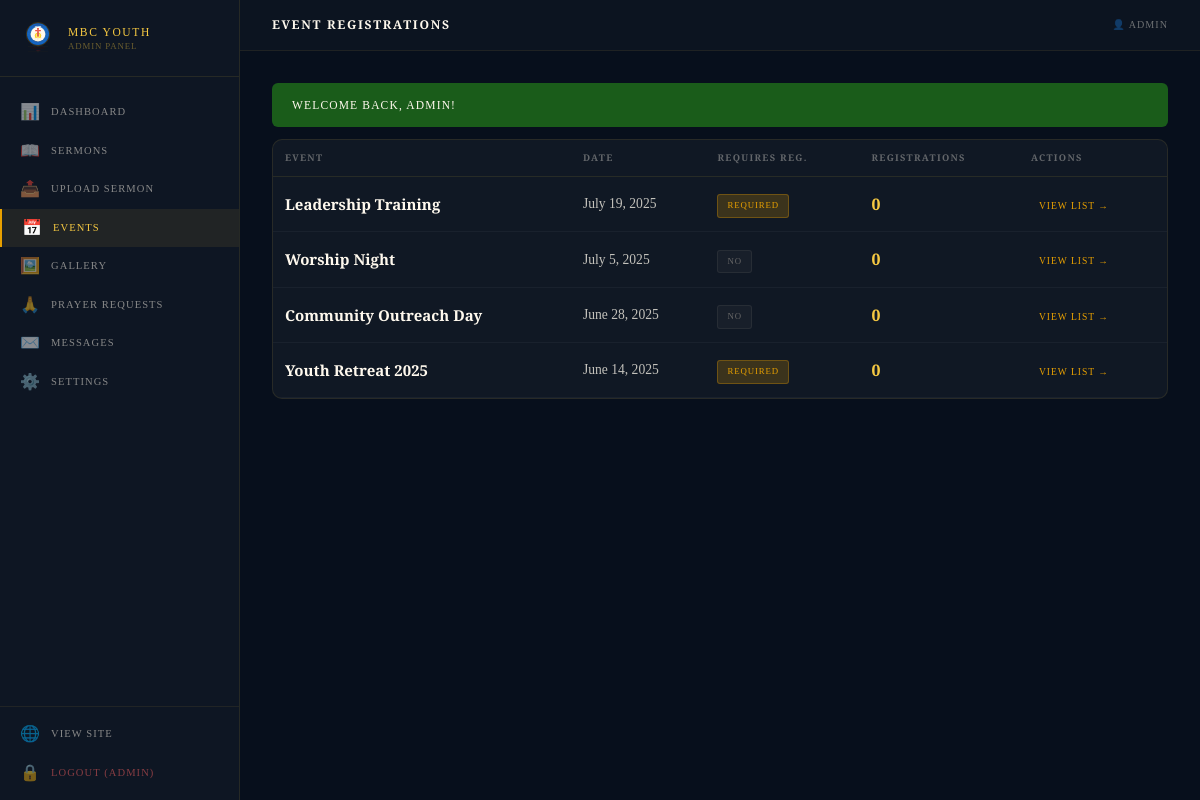
Screenshot of /admin/registrations.php (signed in) with the database file from the repository.
### tables this page shows
CREATE TABLE IF NOT EXISTS events (
  id              INT UNSIGNED AUTO_INCREMENT PRIMARY KEY,
  title           VARCHAR(220) NOT NULL,
  slug            VARCHAR(220) NOT NULL UNIQUE,
  category        ENUM('retreat','outreach','worship','training','general') NOT NULL DEFAULT 'general',
  event_date      DATE NOT NULL,
  event_time      TIME,
  end_date        DATE,
  location        VARCHAR(220),
  open_to         VARCHAR(220),
  theme           VARCHAR(220),
  requires_reg    TINYINT(1) NOT NULL DEFAULT 0,
  description     TEXT,
  image_path      VARCHAR(300),
  status          ENUM('upcoming','ongoing','past','cancelled') NOT NULL DEFAULT 'upcoming',
  created_by      INT UNSIGNED,
  created_at      DATETIME NOT NULL DEFAULT CURRENT_TIMESTAMP,
  updated_at      DATETIME NOT NULL DEFAULT CURRENT_TIMESTAMP ON UPDATE CURRENT_TIMESTAMP,
  FOREIGN KEY (created_by) REFERENCES admin_users(id) ON DELETE SET NULL
);

### includes/db.php (called while the page is built, shortened)
<?php
function db(): PDO {
    static $pdo = null;
    if ($pdo === null) {
        $dsn = sprintf(
            'mysql:host=%s;dbname=%s;charset=%s',
            DB_HOST, DB_NAME, DB_CHARSET
        );
        try {
            $pdo = new PDO($dsn, DB_USER, DB_PASS, [
                PDO::ATTR_ERRMODE            => PDO::ERRMODE_EXCEPTION,
                PDO::ATTR_DEFAULT_FETCH_MODE => PDO::FETCH_ASSOC,
                PDO::ATTR_EMULATE_PREPARES   => false,
            ]);
        } catch (PDOException $e) {
            if (APP_ENV === 'production') {
                http_response_code(500);
                die(json_encode(['success' => false, 'message' => 'Database unavailable.']));
            }
            die('DB Connection failed: ' . $e->getMessage());
        }
    }
    return $pdo;
}
function db_query(string $sql, array $params = []): PDOStatement {
    $stmt = db()->prepare($sql);
    $stmt->execute($params);
    return $stmt;
}
function db_fetch(string $sql, array $params = []): ?array {
    return db_query($sql, $params)->fetch() ?: null;
}
function db_fetch_all(string $sql, array $params = []): array {
    return db_query($sql, $params)->fetchAll();
}
function db_count(string $table, string $where = '1', array $params = []): int {
    $row = db_fetch("SELECT COUNT(*) AS n FROM `$table` WHERE $where", $params);
    return (int)($row['n'] ?? 0);
}

### admin/registrations.php (the view, shortened to what this page needs)
<?php
require_once __DIR__ . '/../includes/admin_layout.php';
$event_id = intget('event_id');
$event    = $event_id ? db_fetch('SELECT * FROM events WHERE id = ?', [$event_id]) : null;
if (!$event) {
    $events = db_fetch_all(
        'SELECT e.*, COUNT(r.id) AS reg_count FROM events e
         LEFT JOIN event_registrations r ON r.event_id = e.id
         GROUP BY e.id ORDER BY e.event_date DESC'
    );
    ?>
    <div class="admin-layout">
    <div class="admin-content">
    <div class="admin-main">
    <?= render_flashes() ?>
    <div class="a-card" style="padding:0;overflow:hidden;">
      <table class="a-table">
        <thead><tr><th>Event</th><th>Date</th><th>Requires Reg.</th><th>Registrations</th><th>Actions</th></tr></thead>
        <tbody>
        <?php foreach ($events as $e): ?>
        <tr>
          <td class="td-title"><?= htmlspecialchars($e['title']) ?></td>
          <td style="white-space:nowrap;font-size:0.85rem;"><?= fmt_date($e['event_date']) ?></td>
          <td><?= $e['requires_reg'] ? '<span class="badge badge-unread">Required</span>' : '<span class="badge badge-read">No</span>' ?></td>
          <td>
            <span style="font-family:var(--font-display);font-size:1rem;font-weight:700;color:var(--gold-bright);"><?= $e['reg_count'] ?></span>
          </td>
          <td><a href="registrations.php?event_id=<?= $e['id'] ?>" class="a-action">View List →</a></td>
        </tr>
        <?php endforeach; ?>
        </tbody>
      </table>
    </div>
    </div>
    <?php admin_footer();
    exit;
}
?>

### assets/css/main.css (style rules this page uses)
:root { --blue-deep: #0d3b7a; --blue-mid: #1565c0; --blue-light: #1e88e5; --gold-rich: #e8a000; --gold-bright: #f5c842; --gold-pale: #fff3c4; --cream: #fff9ee; --cream-dark: #f5edda; --burgundy: #7c1d1d; --burgundy-dk: #5a1a00; --text-dark: #1a1208; --text-mid: #3d2b1a; --text-light: #6b5540; --white: #ffffff; --font-display: 'Cinzel', Georgia, serif; --font-serif: 'Playfair Display', Georgia, serif; --font-body: 'Crimson Pro', Georgia, serif; --shadow-gold: 0 4px 24px rgba(232,160,0,0.18); --shadow-deep: 0 8px 40px rgba(13,59,122,0.22); --radius: 4px; --radius-lg: 10px; --transition: 0.3s cubic-bezier(0.4,0,0.2,1); }
*, *::before, *::after { box-sizing: border-box; margin: 0; padding: 0; }
html { scroll-behavior: smooth; font-size: 16px; }
body { font-family: var(--font-body); font-size: 1.125rem; line-height: 1.75; color: var(--text-dark); background: var(--cream); min-height: 100vh; overflow-x: hidden; }
a { color: inherit; text-decoration: none; }

### assets/css/admin.css (style rules this page uses)
body.admin-body { background: #070f1c; margin: 0; padding: 0; min-height: 100vh; }
.admin-layout { display: flex; min-height: 100vh; }
.admin-content { flex: 1; margin-left: 240px; display: flex; flex-direction: column; min-height: 100vh; }
.admin-main { padding: 32px; flex: 1; }
.a-card { background: rgba(255,255,255,0.04); border: 1px solid rgba(245,200,66,0.1); border-radius: 10px; padding: 28px; margin-bottom: 24px; }
.a-table { width: 100%; border-collapse: collapse; }
.a-table th { font-family: var(--font-display); font-size: 0.58rem; letter-spacing: 0.14em; text-transform: uppercase; color: rgba(255,249,238,0.35); padding: 10px 12px; border-bottom: 1px solid rgba(245,200,66,0.1); text-align: left; }
.a-table td { padding: 13px 12px; border-bottom: 1px solid rgba(255,255,255,0.04); color: rgba(255,249,238,0.75); font-size: 0.94rem; vertical-align: middle; }
.a-table .td-title { font-family: var(--font-serif); font-weight: 600; color: var(--cream); }
.badge { display: inline-block; font-family: var(--font-display); font-size: 0.55rem; letter-spacing: 0.1em; text-transform: uppercase; padding: 3px 9px; border-radius: 3px; }
.badge-unread { background: rgba(232,160,0,0.2); color: var(--gold-rich); border: 1px solid rgba(232,160,0,0.3); }
.badge-read { background: rgba(100,100,100,0.1); color: #666; border: 1px solid rgba(100,100,100,0.2); }
.a-action { font-family: var(--font-display); font-size: 0.6rem; letter-spacing: 0.1em; text-transform: uppercase; color: var(--gold-rich); text-decoration: none; padding: 4px 8px; border-radius: 3px; transition: 0.2s; background: none; border: none; cursor: pointer; }

### rows the page displays
events: title "Leadership Training", event_date "July 19, 2025", requires_reg "REQUIRED", reg_count "0"
events: title "Worship Night", event_date "July 5, 2025", requires_reg "NO", reg_count "0"
events: title "Community Outreach Day", event_date "June 28, 2025", requires_reg "NO", reg_count "0"
events: title "Youth Retreat 2025", event_date "June 14, 2025", requires_reg "REQUIRED", reg_count "0"

### other values shown
$item['icon'] "📊"
$item['label'] "DASHBOARD"
$item['icon'] "📖"
$item['label'] "SERMONS"
$item['icon'] "📤"
$item['label'] "UPLOAD SERMON"
$item['icon'] "📅"
$item['label'] "EVENTS"
$item['icon'] "🖼️"
$item['label'] "GALLERY"
$item['icon'] "🙏"
$item['label'] "PRAYER REQUESTS"
$item['icon'] "✉️"
$item['label'] "MESSAGES"
$item['icon'] "⚙️"
